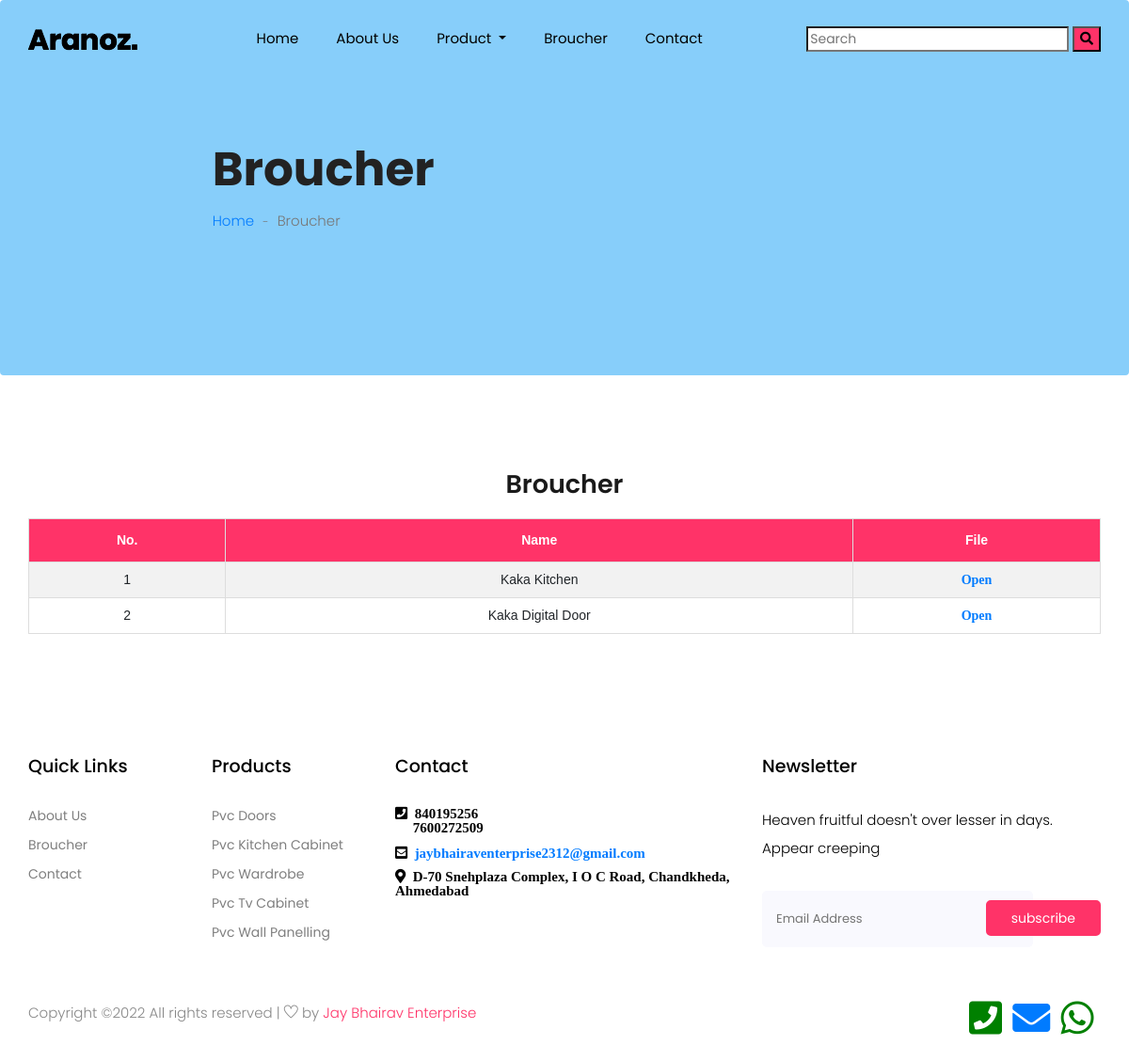
/catlog/, run on the app's committed database.
### jay_bhairav_enterprice_app/models.py (models this page shows, shortened)
class Catlog(models.Model):
    Name = models.CharField(max_length=100)
    File = models.FileField(upload_to='files/',default="Abc.pdf")

class Category(models.Model):
    Category_Name = models.CharField(max_length=100)
    Title = models.CharField(max_length=100,default="",null=True)
    Img = models.ImageField(upload_to='Images/',default="",null=True)

### jay_bhairav_enterprice_app/views.py (the view)
# urls.py: path('catlog/',views.catlog,name="catlog"),
def catlog(request):
    broucher = Catlog.objects.all()
    data['broucher'] = broucher
    return render(request,'catlog.html',data)

### jay_bhairav_enterprice_app/templates/catlog.html (shortened to what this page needs)
{% extends 'header.html' %}
{% load static %}
{% block content %}
<section class="breadcrumb breadcrumb_bg">
    <div class="container">
        <div class="row justify-content-center">
            <div class="col-lg-8">
                <div class="breadcrumb_iner">
                    <div class="breadcrumb_iner_item">
                        <h2>Broucher</h2>
                        <p><a href="{% url 'index' %}">Home </a><span>-</span> Broucher</p>
                    </div>
                </div>
            </div>
        </div>
    </div>
</section>
<section class="contact-section padding_top">
    <div class="container">
      <div class="row">
        <div class="col-12">
          <h2 class="contact-title" style="text-align: center;">Broucher</h2>
        </div>
        <div class="col-lg-12">
            <table id="customers">
                <tr>
                    <th>No.</th>
                    <th>Name</th>
                    <th>File</th>
                </tr>
            {% if broucher %}
                {% for i in broucher %}
                    <tr>
                        <td>{{forloop.counter}}</td>
                        <td>{{i.Name}}</td>
                        <td style="text-align: center;"><a href="{{i.File.url}}" target="_blank" class="fa fa-file-pdf-o">Open</a></td>
                    </tr>
                {% endfor %}
            {% else %}
                <p>There are no data avilable.</p>
            {% endif %}
        </table>
        </div>
      </div>
    </div>
  </section>
{% endblock %}

### jay_bhairav_enterprice_app/templates/header.html (shortened to what this page needs)
{% load static %}
<!doctype html>
<html lang="zxx">
<head>
    <link rel="stylesheet" href="{% static 'css/bootstrap.min.css' %}">
    <link rel="stylesheet" href="{% static 'css/animate.css' %}">
    <link rel="stylesheet" href="{% static 'css/owl.carousel.min.css' %}">
    <link rel="stylesheet" href="{% static 'css/all.css' %}">
    <link rel="stylesheet" href="{% static 'css/flaticon.css' %}">
    <link rel="stylesheet" href="{% static 'css/themify-icons.css' %}">
    <link rel="stylesheet" href="{% static 'css/magnific-popup.css' %}">
    <link rel="stylesheet" href="{% static 'css/slick.css' %}">
    <link rel="stylesheet" href="{% static 'css/style.css' %}">
</head>
<body>
    <header class="main_menu home_menu">
        <div class="container">
            <div class="row align-items-center">
                <div class="col-lg-12">
                    <nav class="navbar navbar-expand-lg navbar-light">
                        <a class="navbar-brand" href="{% url 'index' %}"> <img src="{% static 'img/logo.png' %}" alt="logo"> </a>
                        <div class="collapse navbar-collapse main-menu-item" id="navbarSupportedContent">
                            <ul class="navbar-nav">
                                <li class="nav-item">
                                    <a class="nav-link" href="{% url 'index' %}">Home</a>
                                </li>
                                <li class="nav-item">
                                    <a class="nav-link" href="{% url 'about' %}">About Us</a>
                                </li>
                                <li class="nav-item dropdown">
                                    <a class="nav-link dropdown-toggle" href="blog.html" id="navbarDropdown_1"
                                        role="button" data-toggle="dropdown" aria-haspopup="true" aria-expanded="false">
                                        Product
                                    </a>
                                </li>
                                <li class="nav-item">
                                    <a class="nav-link" href="{% url 'catlog' %}">Broucher</a>
                                </li>
                                <li class="nav-item">
                                    <a class="nav-link" href="{% url 'contact' %}">Contact</a>
                                </li>
                            </ul>
                        </div>
                        <div class="hearer_icon d-flex">
                            <form action="{% url 'search' %}" method="POST">
                                <input type="text" style="background-color: white; color: black;" name="fsearch" id="tags" placeholder="Search  ">
                                <button type="submit" style="background-color: #ff3368;"><i class="fa fa-search"></i></button>
                              </form>
                        </div>
                    </nav>
                </div>
            </div>
        </div>
    </header>
    {% block content %}
    {% endblock %}
   <footer class="footer_part">
    <div class="container">
        <div class="row justify-content-around">
            <div class="col-sm-6 col-lg-2">
                <div class="single_footer_part">
                    <h4>Quick Links</h4>
                    <ul class="list-unstyled">
                        <li><a href="{% url 'about' %}">About Us</a></li>
                        <li><a href="{% url 'catlog' %}">Broucher</a></li>
                        <li><a href="{% url 'contact' %}">Contact</a></li>
                    </ul>
                </div>
            </div>
            <div class="col-sm-6 col-lg-2">
                <div class="single_footer_part">
                    <h4>Products</h4>
                    <ul class="list-unstyled">
                        {% for i in cat %}
                        <li><a href="{% url 'category1' pk=i.pk %}">{{i.Category_Name}}</a></li>
                        {% endfor %}
                    </ul>
                </div>
            </div>
            <div class="col-sm-6 col-lg-4">
                <div class="single_footer_part">
                    <h4>Contact</h4>
                    <p class="fa fa-phone-square">&nbsp;&nbsp;840195256<br>
                        &nbsp;&nbsp;&nbsp;&nbsp;&nbsp;7600272509</p><br>
                    <p class="fa fa-envelope-square">&nbsp;&nbsp;<a href = "mailto: jaybhairaventerprise2312@gmail.com">jaybhairaventerprise2312@gmail.com</a></p>
                    <P class="fa fa-map-marker-alt" >&nbsp;&nbsp;D-70 Snehplaza Complex, I O C Road, Chandkheda, Ahmedabad</P>
                </div>
            </div>
            <div class="col-sm-6 col-lg-4">
                <div class="single_footer_part">
                    <h4>Newsletter</h4>
                    <p>Heaven fruitful doesn't over lesser in days. Appear creeping
                    </p>
                    <div id="">
                        <form class="subscribe_form relative mail_part" action="{% url 'Newsletter' %}" method="post">
                            <input type="email" name="femail" id="newsletter-form-email" placeholder="Email Address"
                                class="placeholder hide-on-focus" onfocus="this.placeholder = ''"
                                onblur="this.placeholder = ' Email Address '">
                            <button type="submit" name="submit" id="newsletter-submit"
                                class="email_icon newsletter-submit button-contactForm">subscribe</button>
                        </form>
                    </div>
                </div>
            </div>
        </div>
    </div>
    <div class="copyright_part">
        <div class="container">
            <div class="row">
                <div class="col-lg-8">
                    <div class="copyright_text">
                        <P>
Copyright &copy;<script>document.write(new Date().getFullYear());</script> All rights reserved | <i class="ti-heart" aria-hidden="true"></i> by <a href = "mailto: jaybhairaventerprise2312@gmail.com" target="_blank">Jay Bhairav Enterprise</a>
</P>
                    </div>
                </div>
                <div class="col-lg-4">
                    <div class="footer_icon social_icon">
                        <ul class="list-unstyled">
                            <a href="tel:8401952564"><i class="fas fa-phone-square" id="call"></i></a>&nbsp;&nbsp;
                            <a href="{% url 'contact' %}" class="add_cart"><i class="fa fa-envelope" id="message"></i></a>&nbsp;&nbsp;
                            <a href="https://wa.me/8401952564" target="_blank"><i class="fab fa-whatsapp" id="Whatsapp"></i></a>&nbsp;&nbsp;
                        </ul>
                    </div>
                </div>
            </div>
        </div>
    </div>
</footer>
</body>
</html>

### jay_bhairav_enterprice_app/static/css/all.css (style rules this page uses)
.fa, .fas, .far, .fal, .fab { -moz-osx-font-smoothing: grayscale; -webkit-font-smoothing: antialiased; display: inline-block; font-style: normal; font-variant: normal; text-rendering: auto; line-height: 1; }
.fa-envelope:before { content: "\f0e0"; }
.fa-envelope-square:before { content: "\f199"; }
.fa-map-marker-alt:before { content: "\f3c5"; }
.fa-phone-square:before { content: "\f098"; }
.fa-search:before { content: "\f002"; }
.fa-whatsapp:before { content: "\f232"; }
.fab { font-family: 'Font Awesome 5 Brands'; }
.fa, .fas { font-family: 'Font Awesome 5 Free'; font-weight: 900; }

### jay_bhairav_enterprice_app/templates/header.html (style rules this page uses)
#Whatsapp { font-size: 40px; color: green; }
#call { font-size: 40px; color: green; }
#message { font-size: 40px; }

### jay_bhairav_enterprice_app/templates/catlog.html (style rules this page uses)
#customers { font-family: Arial, Helvetica, sans-serif; border-collapse: collapse; width: 100%; }
#customers td, #customers th { border: 1px solid #ddd; padding: 8px; text-align: center; }
#customers tr:nth-child(even) { background-color: #f2f2f2; }
#customers th { padding-top: 12px; padding-bottom: 12px; text-align: center; background-color: #ff3368;; color: white; }

### data on the page
Catlog: Name "Kaka Kitchen"
Catlog: Name "Kaka Digital Door"
Category: Category_Name "Pvc Doors"
Category: Category_Name "Pvc Kitchen Cabinet"
Category: Category_Name "Pvc Wardrobe"
Category: Category_Name "Pvc Tv Cabinet"
Category: Category_Name "Pvc Wall Panelling"
